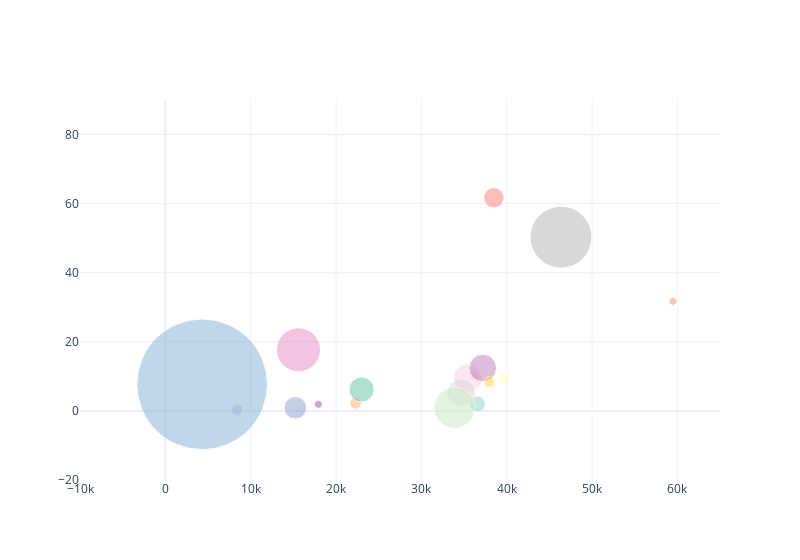

This figure's notebook cell:
### Code cell
fig = go.Figure(
    data=[go.Scatter(
            x=data_2002['gdp'],
            y=data_2002['Gold'],
            mode='markers',
            text=data_2002['country'],
            marker=dict(
                size=data_2002['population']/1200000,
                sizemode='area',
                sizeref=2.*100/(40.**2),
                sizemin=4,
#                 color = 'rgb(179,205,227)',
                color = data_colors_2002,
                opacity = 0.5
            )
        )]
)

fig.update_layout(width=800, height=560,template = 'plotly_white', 
           yaxis=dict(
            range=[-20, 90]
        ), xaxis=dict(
            range=[-10*1000, 65*1000]
        ))
fig.show()

### Figure 1 — Plotly figure (JSON) as saved in the notebook; plotly's stock layout.template omitted (floating-point values rounded to 4 significant figures)
{"data": [{"marker": {"color": ["rgb(141,211,199)", "rgb(255,255,179)", "rgb(190,186,218)", "rgb(251,128,114)", "rgb(128,177,211)", "rgb(253,180,98)", "rgb(152,78,163)", "rgb(179,222,105)", "rgb(252,205,229)", "rgb(217,217,217)", "rgb(188,128,189)", "rgb(204,235,197)", "rgb(102,194,165)", "rgb(252,141,98)", "rgb(141,160,203)", "rgb(231,138,195)", "rgb(255,217,47)", "rgb(179,179,179)"], "opacity": 0.5, "size": [16.38, 6.735, 8.221, 26.13, 1067, 8.497, 1.149, 4.334, 51.5, 49.48, 47.55, 106.2, 39.7, 3.782, 31.86, 121.1, 7.437, 239.7], "sizemin": 4, "sizemode": "area", "sizeref": 0.125}, "mode": "markers", "text": ["Australia", "Austria", "Belarus", "Canada", "China", "Czech Republic", "Estonia", "Finland", "France", "United Kingdom", "Italy", "Japan", "Korea, Rep.", "Norway", "Poland", "Russian Federation", "Sweden", "United States"], "type": "scatter", "x": [36550.0, 39640.0, 8416.0, 38500.0, 4315.0, 22300.0, 17940.0, 36220.0, 35440.0, 34670.0, 37200.0, 33890.0, 23000.0, 59480.0, 15230.0, 15600.0, 37980.0, 46370.0], "y": [2, 9.3, 0.3, 61.7, 7.7, 2.2, 1.9, 10.3, 9.5, 5.3, 12.4, 0.9, 6.2, 31.7, 0.9, 17.7, 8.4, 50.3]}], "layout": {"height": 560, "width": 800, "xaxis": {"range": [-10000, 65000]}, "yaxis": {"range": [-20, 90]}}}
